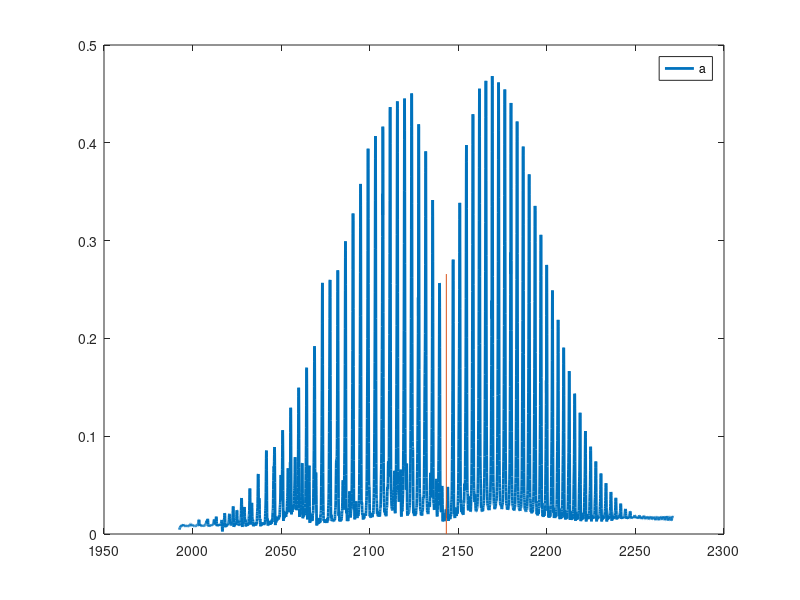

Reproduce this figure in MATLAB.
% Vibrationsövergången 0-1 2130 cm^-1
% Beräkna energin för vibrationsövergången som presenteras i filmen 
% och som ni har fått data till och använd också data filen till att 
% beräkna B som kopplar till rotationsövergångarna. Ta med era 
% resultat i rapporten. En utförlig beskrivning över hur en 
% Fouriertransformspektrometer fungerar hittar ni i appendix 3


%frågor:
% a) identifiera R- och P-grenarna
% b) Bestäm vågtalet för R_1 och P_1
% c) Ställ upp ett enkelt ekvationssystem där vågtalen 
		% för R1 och P1 uttrycks i energiseparationen mellan 
		% vibrationsnivåerna (ω0) samt rotationskonstanten 
		% (E0r, ekv 37-13 eller B, som den också brukar betecknas) 
		% i approximationen att den senare är samma i de bägge 
		% vibrationstillstånden.
% d) Beräkna ω0 och B från den hämtade datan. Beräkna utifrån 
		% dessa värden medelavståndet mellan C och O-atomerna i molekylen.
% e) Hur skulle d kunna förfina analysen?


data1 = importdata("bcg-1006-wavelength.dat");
data2 = importdata("bcg-1006-wavenumber.dat");
data3 = importdata("CO-01-1006.dat");

%% plot for bakgrund - våglängd
plot(data1(:,1),data1(:,2),'LineWidth',2)
hold off
%% plot för bakgrund - vågnummer
plot(data2(:,1),data2(:,2),'LineWidth',2)
hold off
%% plot för kolmonoxid minus bakgrund

P_rows = [1, 2438]; % genom find(data3(:,1) == <x-värde>)
R_rows = [2564, 4625];

P_coords = [data3(P_rows(1),:)
			data3(P_rows(2),:)];
R_coords = [data3(R_rows(1),:)
			data3(R_rows(2),:)];
Q_coords = [(P_coords(2,1)+R_coords(1,1)) / 2 , (P_coords(2,2)+R_coords(1,2)) / 2];

h(1) = plot(data3(:,1),data3(:,2),'LineWidth',2);hold on;
h(2) = line([Q_coords(1),Q_coords(1)] , [0,Q_coords(2)]);


Legend={'a'};
legend(h,Legend);



